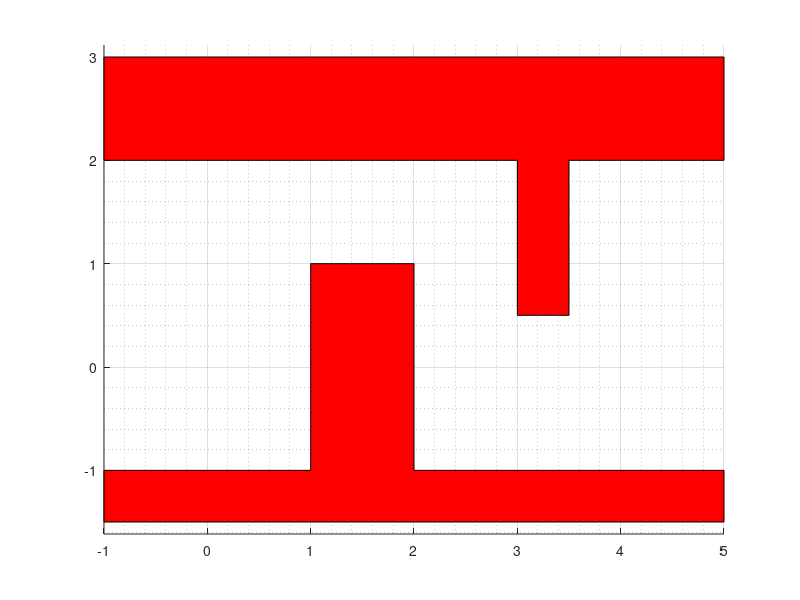

This figure's MATLAB source: (Note: this script raises an error after producing the figure.)
dbstop if error 
clc;
close all;
clear all; %#ok<CLALL> 

patchlowx = [-1, -1, 1, 1, 2, 2, 5, 5];
patchlowy = [-1.5, -1, -1, 1, 1, -1, -1, -1.5];

patchhighx = [-1, -1, 3, 3, 3.5, 3.5, 5, 5];
patchhighy = [3, 2, 2, 0.5, 0.5, 2, 2, 3];


figure
hold on
axis equal
patch(patchlowx,patchlowy,'red')
patch(patchhighx,patchhighy,'red')
grid on
grid minor

% Start and Finish times
t0 = [ 0, 25, 65, 75, 86, 100];
tf = [ 25, 65, 75, 86, 100, 120];
% Start and Finish pos and velStart and Finish pos and vel
xd0 = [    0, 0;   1, 1.5;  3, 0;   3, 0; 3.8, 0; 4,1]; 
xdf = [  1, 1.5;     3, 0;  3, 0; 3.8, 0;   4, 1; 4,1];
vxd0 = [    0, 0;   0.06, 0.06;  0.0, 0.0; 0.0, 0.0; 0.06, 0.06; 0.0,0.0]; 
vxdf = [0.06, 0.06;   0.0, 0.0;  0.0, 0.0; 0.06, 0.06; 0.0, 0.0; 0.0,0.0];  

%Calculating coefficients and time
coefsx = [];
coefsy = [];
N = 1000;
time = [];
for i= 1:6
   coefsx = [coefsx mypolcoefs( t0(i), tf(i),  xd0(i,1),  vxd0(i,1),  xdf(i,1), vxdf(i,1)) ];
   coefsy = [coefsy mypolcoefs( t0(i), tf(i),  xd0(i,2),  vxd0(i,2),  xdf(i,2), vxdf(i,2)) ];
   time = [time, linspace(t0(i),tf(i),N)];
end 

vpa(coefsx, 6)
vpa(coefsy, 6)

% Caculating 4 polynomials + (one stationary)
x = [];
xdot = [];
y = [];
ydot = [];
speed = [];

for i=1:6
   x_temp = [];
   xdot_temp = [];
   y_temp = [];
   ydot_temp = [];
   speed_temp = [];

   if i == 1
       [x_temp xdot_temp] = mypol(t0(i), coefsx(:,i), time(1,1:1000));
       [y_temp ydot_temp] = mypol(t0(i), coefsy(:,i), time(1,1:1000));
       [speed_temp maxspeed] = myspeed(xdot_temp,ydot_temp);
   else
       [x_temp xdot_temp] = mypol(t0(i), coefsx(:,i), time(1,(i-1)*1000 +1:i*1000));
       [y_temp ydot_temp] = mypol(t0(i), coefsy(:,i), time(1,(i-1)*1000 +1:i*1000));
       [speed_temp maxspeed] = myspeed(xdot_temp,ydot_temp);
   end
   x = [x x_temp];
   xdot = [xdot xdot_temp];
   y = [y y_temp];
   ydot = [ydot ydot_temp];
   speed = [speed speed_temp];
end


% Drawing trayectory with radius
plot(x,y,color='blue')
title('Trajectory')
hold on
for i=1:1:length(x)
    rectangle('Position',[x(i)-0.1,y(i)-0.1,0.2,0.2],'Curvature',[1 1])
    hold on
end

% Plotting speed
figure
plot(time, speed)
hold on
plot([0 100], [0.1 0.1])
title('Speed')

vpa(x(1,1:10),5)
vpa(y(1,1:10),5)




